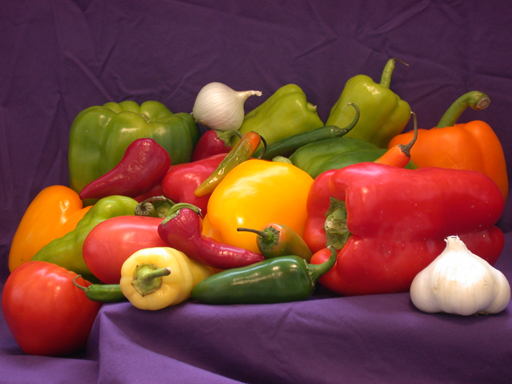
#> input picture Industrial_vision/20-08-2026/peppers.png, 512 x 384 px
$ jupyter execute edgedetection.ipynb   (older library calls are emulated)
#> lines starting #> are read from the running program, lines starting #| are printed output that depends on the picture; after the words box and inside, x2 and y2 are one past the last pixel; in counts of white or black regions, pixels touching at a corner belong together
[cell 1]
import cv2
import matplotlib.pyplot as plt

img = cv2.imread('peppers.png', cv2.IMREAD_GRAYSCALE)
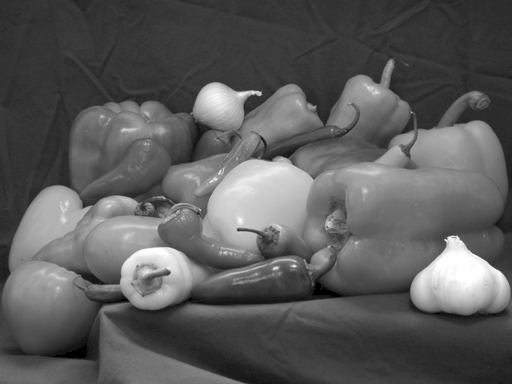
#> img: shape (384, 512); min 0, max 255, mean 90.7

sobelx = cv2.Sobel(img, cv2.CV_64F, 1, 0, ksize=3)
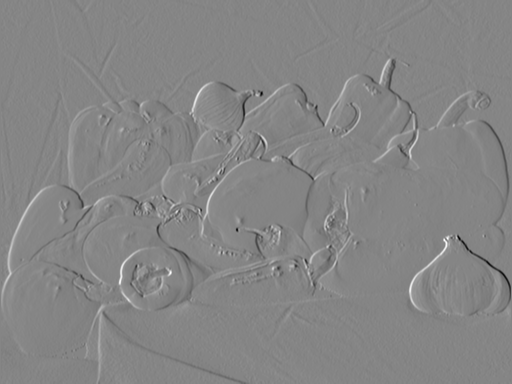
#> sobelx: shape (384, 512) float64; min -557, max 507, mean -0.1; drawn with min black and max white
sobely = cv2.Sobel(img, cv2.CV_64F, 0, 1, ksize=3)
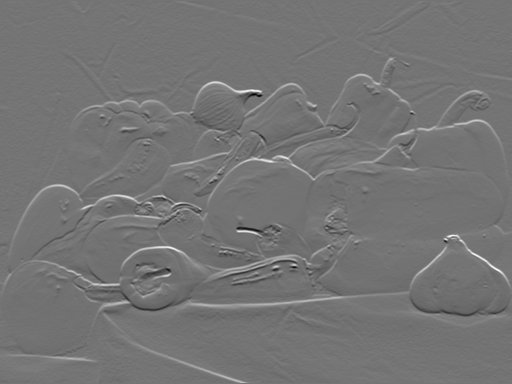
#> sobely: shape (384, 512) float64; min -563, max 666, mean 0.5; drawn with min black and max white

sobel_combined = cv2.magnitude(sobelx, sobely)
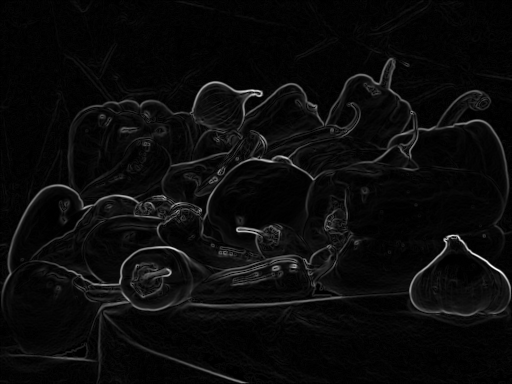
#> sobel_combined: shape (384, 512) float64; min 0, max 745.3, mean 32.3; drawn with min black and max white

canny_edges = cv2.Canny(img, 100, 200)
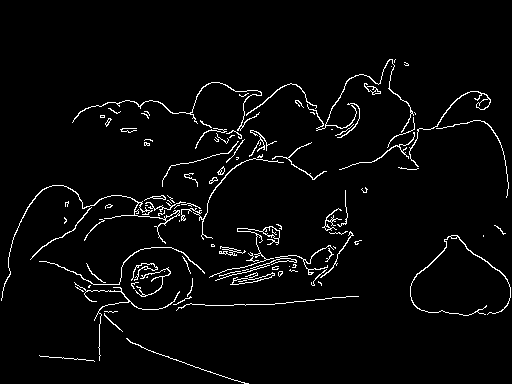
#> canny_edges: shape (384, 512); 3.3% white in thin lines or dots, all inside (x1, y1, x2, y2) = (1, 59, 511, 384)

plt.figure(figsize=(12, 4))
plt.subplot(1, 3, 1), plt.imshow(img, cmap='gray'), plt.title('Original')
plt.subplot(1, 3, 2), plt.imshow(sobel_combined, cmap='gray'), plt.title('Sobel Edges')
plt.subplot(1, 3, 3), plt.imshow(canny_edges, cmap='gray'), plt.title('Canny Edges')
plt.tight_layout()
plt.show()

[cell 2]
import numpy as np
import matplotlib.pyplot as plt
import cv2

# Load image
img = cv2.imread('peppers.png', cv2.IMREAD_GRAYSCALE)
h, w = img.shape
#> h = 384; w = 512

# Define standard 3x3 Sobel kernels
Gx = np.array([[-1, 0, 1],
               [-2, 0, 2],
               [-1, 0, 1]], dtype=np.float64)

Gy = np.array([[-1, -2, -1],
               [ 0,  0,  0],
               [ 1,  2,  1]], dtype=np.float64)

# Pad image by 1 pixel to handle borders
padded = np.pad(img, 1, mode='constant', constant_values=0)
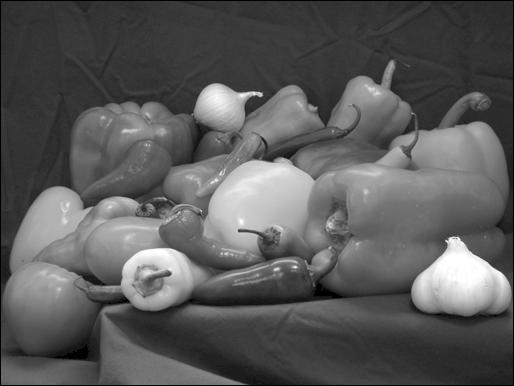
#> padded: shape (386, 514); min 0, max 255, mean 89.9

# Initialize output arrays
sobel_x = np.zeros_like(img, dtype=np.float64)
sobel_y = np.zeros_like(img, dtype=np.float64)
sobel_combined = np.zeros_like(img, dtype=np.float64)

# Apply convolution via loops
for i in range(h):
    for j in range(w):
        # Extract the local 3x3 neighborhood
        region = padded[i:i+3, j:j+3]

        # Calculate horizontal and vertical gradients
        val_x = np.sum(region * Gx)
        val_y = np.sum(region * Gy)

        sobel_x[i, j] = val_x
        sobel_y[i, j] = val_y

        # Calculate magnitude (combined edges)
        sobel_combined[i, j] = np.sqrt(val_x**2 + val_y**2)

# Plot results
plt.figure(figsize=(12, 4))
plt.subplot(1, 3, 1), plt.imshow(img, cmap='gray'), plt.title('Original')
plt.subplot(1, 3, 2), plt.imshow(np.abs(sobel_x), cmap='gray'), plt.title('Scratch Sobel X')
plt.subplot(1, 3, 3), plt.imshow(sobel_combined, cmap='gray'), plt.title('Scratch Sobel Combined')
plt.tight_layout()
plt.show()
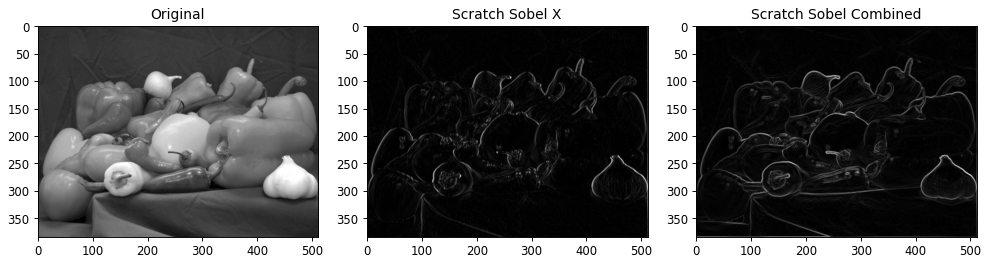
#> figure drawn by matplotlib, 3 panels
